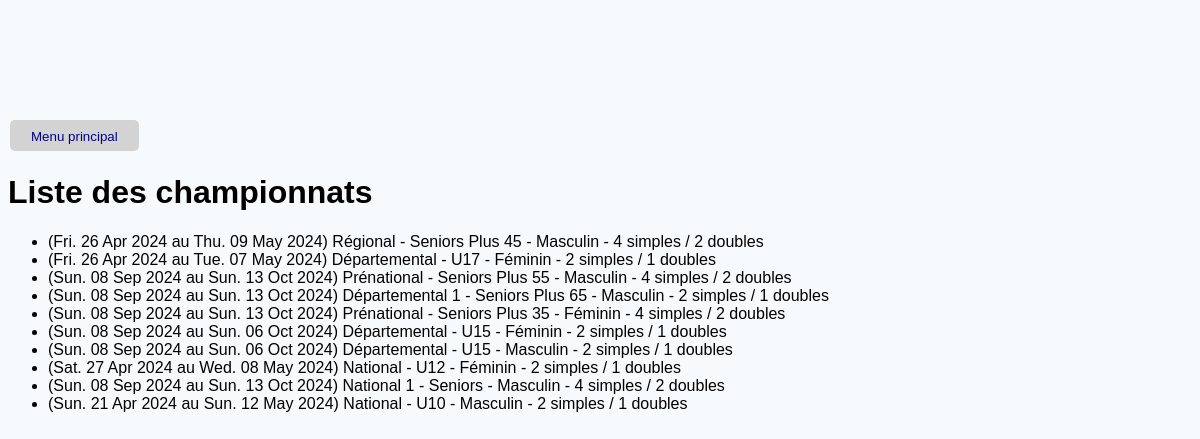
/list_championships, run on the app's committed database.
### TennisModel.py (models this page shows, shortened)
class Championship(db.Model):
    __tablename__ = 'championship'
    id = db.Column(db.Integer, primary_key=True)
    startDate = db.Column(db.Date, nullable=False)
    endDate = db.Column(db.Date, nullable=False)
    singlesCount = db.Column(db.Integer, nullable=False)
    doublesCount = db.Column(db.Integer, nullable=False)
    divisionId = db.Column(db.Integer, db.ForeignKey('division.id'))  # Ajout de la clé étrangère vers la division
    division = relationship('Division')  # Relation avec la division
    pools = relationship('Pool', back_populates='championship')  # Relation avec les poules du championnat
    @property
    def name(self):
        division = Division.query.get(self.divisionId)
        return f'{division.name}'
    def __repr__(self):
        return f'{self.name}'

class Division(db.Model):
    __tablename__ = 'division'
    id = db.Column(db.Integer, primary_key=True)
    type = db.Column(db.Integer, nullable=False)  # Champ National/Prenational/Regional/Departmental
    number = db.Column(db.Integer, nullable=True)  # Niveau de division dans la catégorie définie dans type
    gender = db.Column(db.Integer, nullable=False)  # Champ masculin/féminin (0 pour masculin, 1 pour féminin, 2 pour mixte)
    ageCategoryId = db.Column(db.Integer, db.ForeignKey('age_category.id'), nullable=False)
    ageCategory = relationship('AgeCategory')
    @property
    def name(self) -> str:
        categories = {0: 'National', 1: 'Prénational', 2: 'Régional', 3: 'Départemental'}
        gender = {0: 'Masculin', 1: 'Féminin', 2: 'Mixte'}
        level = f' {self.number}' if self.number else ''
        return f'{categories[self.type]}{level} - {self.ageCategory} - {gender[self.gender]}'

class AgeCategory(db.Model):
    __tablename__ = 'age_category'
    id = db.Column(db.Integer, primary_key=True)
    type = db.Column(db.Integer, nullable=False)  # Champ Jeunes/Seniors/Vétérans (0 pour jeunes, 1 pour seniors, 2 pour vétérans)
    minAge = db.Column(db.Integer, nullable=False)
    maxAge = db.Column(db.Integer, nullable=False)
    @property
    def name(self) -> str:
        categories = {0: 'Jeunes', 1: 'Seniors', 2: 'Seniors Plus'}
        if self.type == 0:
            return f'U{self.minAge}'
        elif self.type == 1:
            return categories[self.type]
        else:
            return f'{categories[self.type]} {self.minAge}'
    def __repr__(self):
        return f'{self.name}'

### flask_app.py (the view)
@app.route('/list_championships')
def list_championships():
    championships = Championship.query.all()
    app.logger.debug(f'championships: {championships}')
    return render_template('list_championships.html', championships=championships)

### flask_app.py (called while the page is built)
@app.before_request
def create_tables():
    db.create_all()

### templates/list_championships.html (shortened to what this page needs)
{% extends 'base.html' %}
{% block main %}
  {% if championships %}
  <h1>Liste des championnats</h1>
  <ul>
    {% for championship in championships %}
      {% set gender = 'Hommes' if championship.gender == 0 else 'Femmes' if championship.gender == 1 else 'Mixte'%}
      <li>({{ championship.startDate.strftime('%a. %d %b %Y') }} au {{ championship.endDate.strftime('%a. %d %b %Y') }}) {{ championship.name }} - {{ championship.singlesCount }} simples / {{ championship.doublesCount }} doubles</li>
    {% endfor %}
  </ul>
  {% else %}
  <p style="font-size: 16px; text-align: center;">Pas de championnat! ✌️</p>
  {% endif %}
{% endblock %}

### static/css/style.css (style rules this page uses)
body { background-color: #F7FAFC; justify-content: center; margin-top: 10%; font-family: Arial, Helvetica, sans-serif; }

### data on the page
Championship: startDate "Fri. 26 Apr 2024", endDate "Thu. 09 May 2024", name "Régional - Seniors Plus 45 - Masculin", singlesCount "4", doublesCount "2"
Championship: startDate "Fri. 26 Apr 2024", endDate "Tue. 07 May 2024", name "Départemental - U17 - Féminin", singlesCount "2", doublesCount "1"
Championship: startDate "Sun. 08 Sep 2024", endDate "Sun. 13 Oct 2024", name "Prénational - Seniors Plus 55 - Masculin", singlesCount "4", doublesCount "2"
Championship: startDate "Sun. 08 Sep 2024", endDate "Sun. 13 Oct 2024", name "Départemental 1 - Seniors Plus 65 - Masculin", singlesCount "2", doublesCount "1"
Championship: startDate "Sun. 08 Sep 2024", endDate "Sun. 13 Oct 2024", name "Prénational - Seniors Plus 35 - Féminin", singlesCount "4", doublesCount "2"
Championship: startDate "Sun. 08 Sep 2024", endDate "Sun. 06 Oct 2024", name "Départemental - U15 - Féminin", singlesCount "2", doublesCount "1"
Championship: startDate "Sun. 08 Sep 2024", endDate "Sun. 06 Oct 2024", name "Départemental - U15 - Masculin", singlesCount "2", doublesCount "1"
Championship: startDate "Sat. 27 Apr 2024", endDate "Wed. 08 May 2024", name "National - U12 - Féminin", singlesCount "2", doublesCount "1"
Championship: startDate "Sun. 08 Sep 2024", endDate "Sun. 13 Oct 2024", name "National 1 - Seniors - Masculin", singlesCount "4", doublesCount "2"
Championship: startDate "Sun. 21 Apr 2024", endDate "Sun. 12 May 2024", name "National - U10 - Masculin", singlesCount "2", doublesCount "1"
